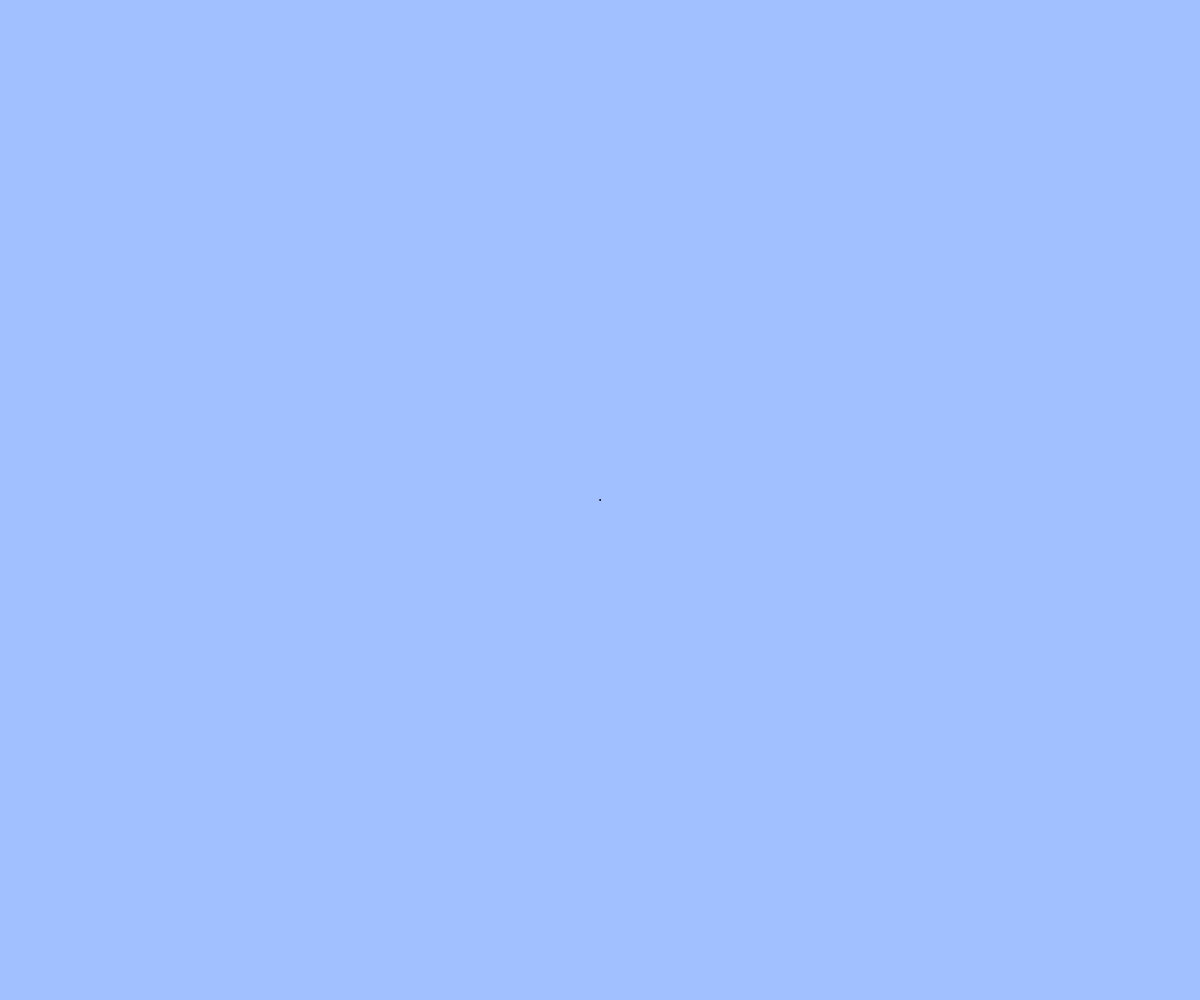
Frame 1 (no input)
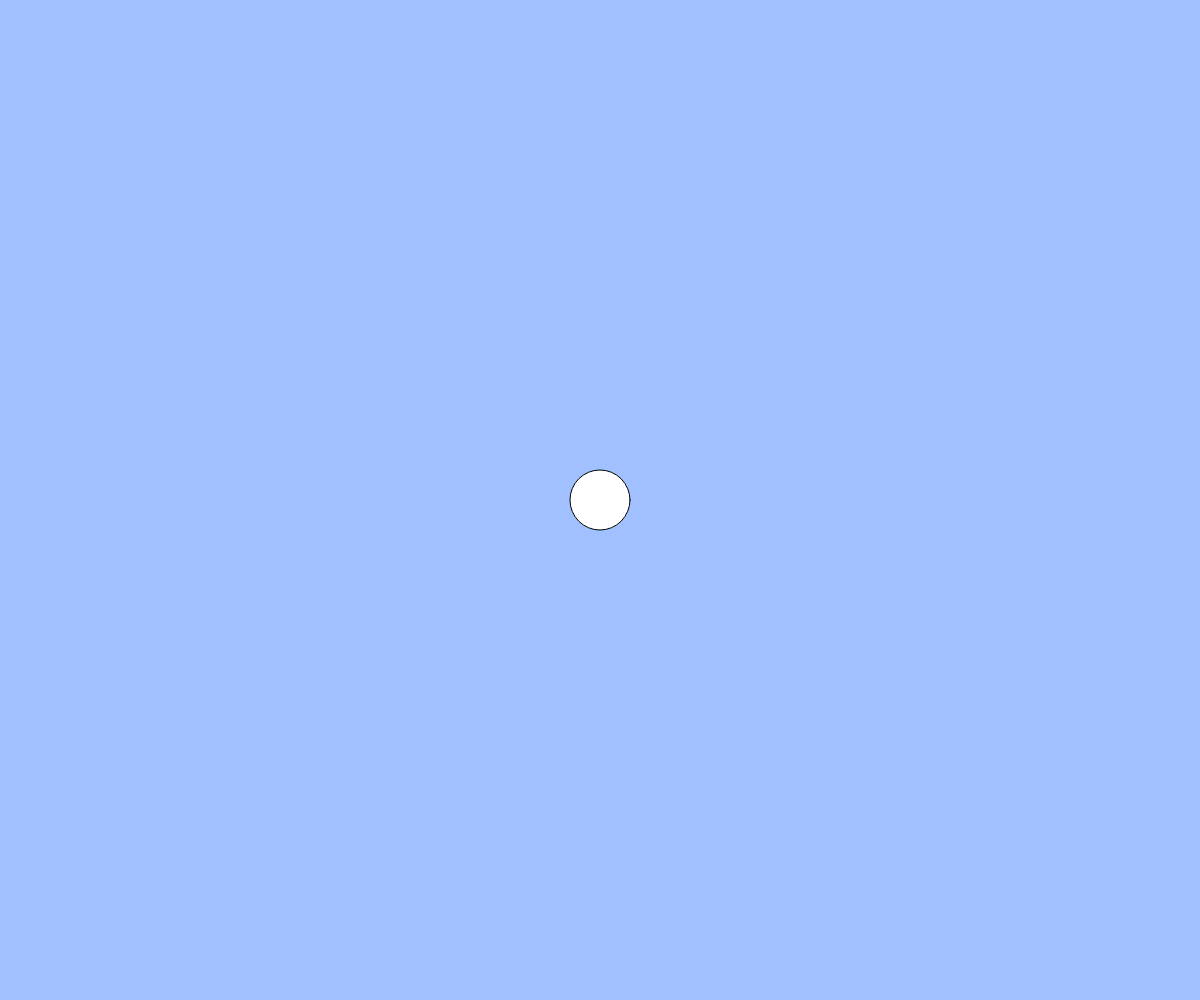
Frame 60 (no input)
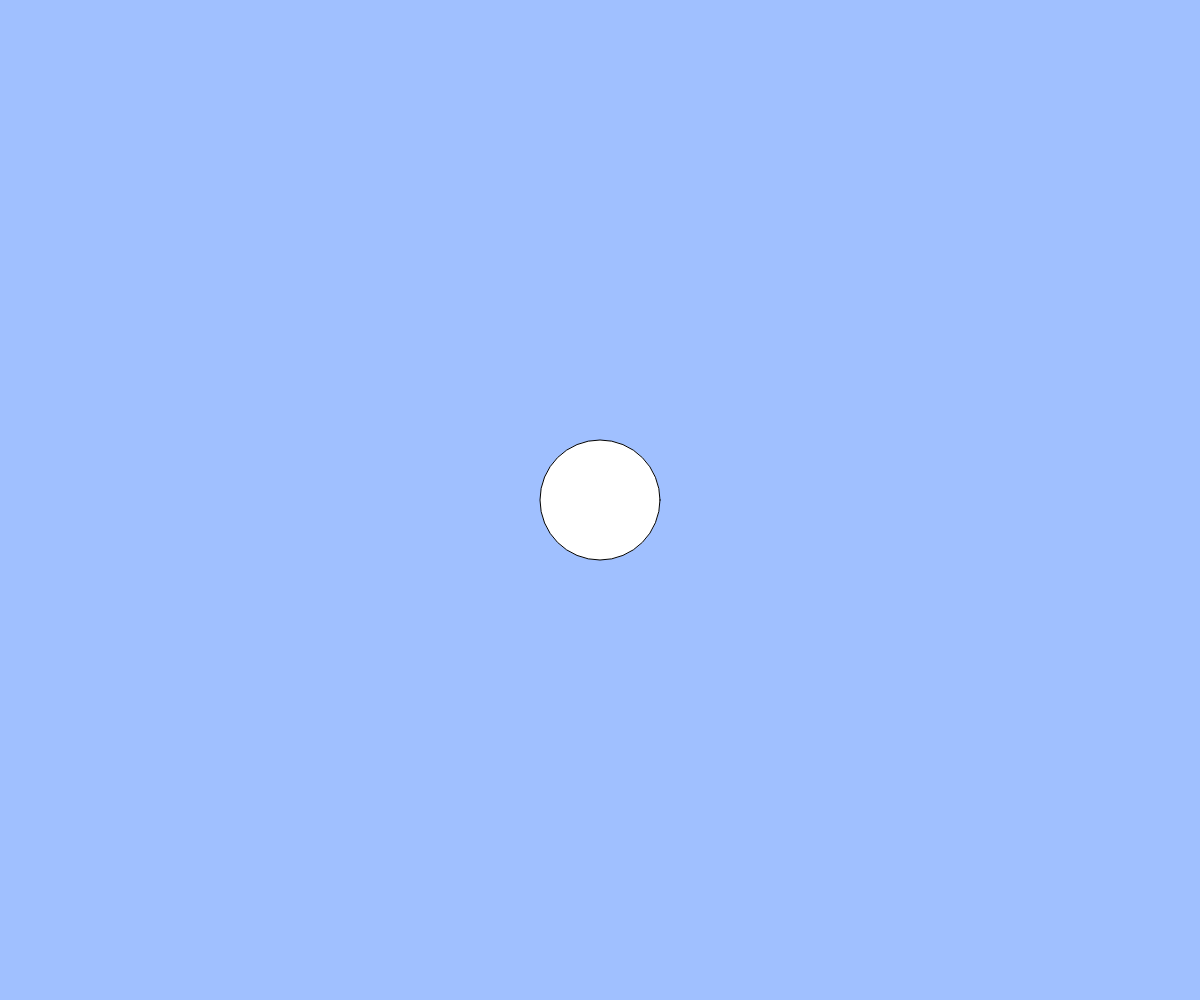
Frame 120 (the mouse pressed at the canvas centre since frame 60)

The p5.js sketch that drew these frames (run headless with seeded random() and noise() and a simulated clock; from frame 60 on, the mouse is pressed at the canvas centre):

// p5.js sketch
// ── sketch.js
// 練習問題「心臓の鼓動のように大きくなったり小さくなったりする円」
let count;
let cycle;

  function setup(){
    createCanvas(windowWidth, windowHeight); 
  }
  
  function windowResized(){ 
    resizeCanvas(windowWidth, windowHeight); 
  }
  
  function draw(){
    background(160, 192, 255);
  }
  
  count = 0;
  cycle = 150;


function draw(){
  background(160, 192, 255);
  count= (count+1)%cycle;
console.log(count);
    // BLANK[1]
 let size =count;
  ellipse(width / 2, height / 2, size);
  if(keyIsDown(UP_ARROW)){
    count=count+10
    }
 
  
}
